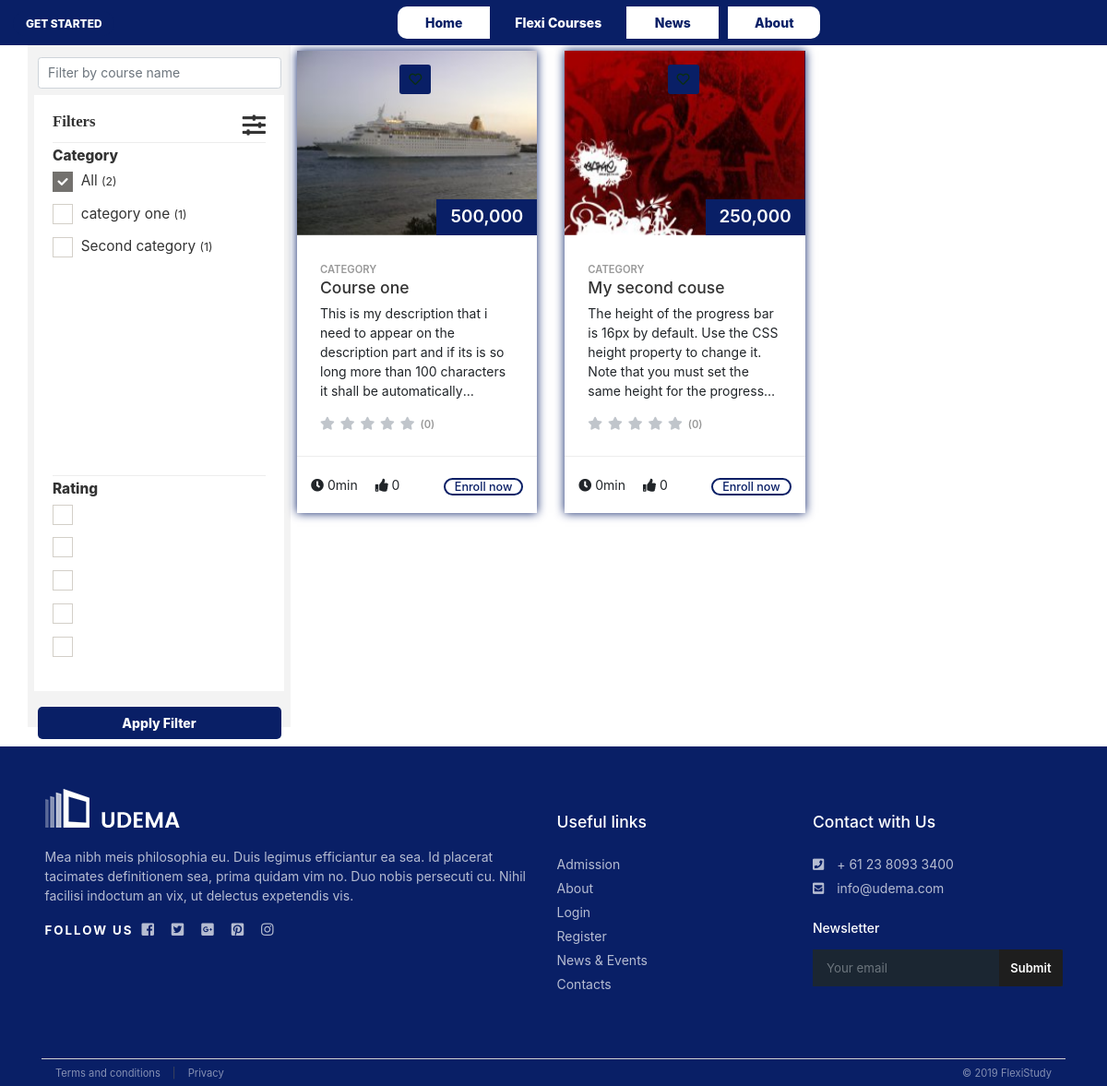
The page /flexi_courses.php on the database its author committed.
### tables this page shows
CREATE TABLE `course_structure` (
  `structure_id` int(11) NOT NULL,
  `category_id` int(11) DEFAULT NULL,
  `course_name` varchar(200) DEFAULT NULL,
  `course_fee` double DEFAULT NULL,
  `course_description` varchar(6500) DEFAULT NULL,
  `learning_material` varchar(1000) DEFAULT '{}',
  `start_date` bigint(20) DEFAULT NULL,
  `end_date` bigint(20) DEFAULT NULL,
  `course_highlight` varchar(300) DEFAULT NULL,
  `cover_image` varchar(100) DEFAULT '',
  `cover_video` varchar(100) DEFAULT '',
  `rating_average` double DEFAULT '0',
  `rating_people` int(11) DEFAULT '0',
  `what_you_learn` varchar(6500) DEFAULT '',
  `who_is_for` varchar(2000) DEFAULT '',
  `why_unique` varchar(3000) DEFAULT ''
);

### flexi_courses.php (the view, shortened to what this page needs)
<?php
    require_once 'admin/files/functions/constants.php';
    $connection = connect_database();
?>
<!DOCTYPE html>
<html lang='en'>
    <head>
        <?php require_once 'web_links.php' ?>
        <link href='admin/files/lib/css/client/index.css' rel='stylesheet' type='text/css'/>
        <link href='admin/files/lib/css/client/courses.css' rel='stylesheet' type='text/css'/>
    </head>
    <body>
        <?php require_once 'web_header.php'; ?>
        <div class='container p-0 mb-4'>
            <div class='row m-0'>
                <div class='col-12 p-0'>
                    <div class='row mx-0'>
                        <div class='col-12 col-sm-6 col-md-4 col-lg-3 p-2' id='filters'>
                            <div class="col-12 px-1 py-2">
                                <input type="text" placeholder="Filter by course name" class="form-control">
                            </div>
                            <div id="filters_col">
                                <a data-toggle="collapse" href="#collapse_filters" aria-expanded="false" aria-controls="collapse_filters"
                                   id="filters_col_bt" class='fas fa-sliders-h'>Filters
                                </a>
                                <div class="collapse show" id="collapse_filters">
                                    <div class="filter_type">
                                        <h6>Category</h6>
                                        <ul id="list_category">
                                            <?php
                                                get_categories($connection);
                                            ?>
                                        </ul>
                                    </div>
                                    <div class="filter_type">
                                        <h6>Rating</h6>
                                        <ul>
                                            <li>
                                                <label>
                                                    &nbsp;<?php get_rating(5.0) ?>
                                                </label>
                                            </li>
                                            <li>
                                                <label>
                                                </label>
                                            </li>
                                            <li>
                                                <label>
                                                </label>
                                            </li>
                                            <li>
                                                <label>
                                                </label>
                                            </li>
                                            <li>
                                                <label>
                                                </label>
                                            </li>
                                        </ul>
                                    </div>
                                </div>
                            </div>
                            <div class="col-12 px-1 py-2">
                                <button class="btn solid">Apply Filter</button>
                            </div>
                        </div>
                        <div class='col-12 col-sm-6 col-md-8 col-lg-9 p-2'>
                            <div class="row">
                                <?php
                                    $statement = $connection->prepare('SELECT structure_id, category_name, course_name, course_fee,
                                                                            course_highlight, cover_image, rating_average, rating_people
                                                                    FROM course_structure
                                                                        INNER JOIN course_categories
                                                                            ON course_structure.category_id = course_categories.category_id');
                                    $statement->execute();
                                    foreach ($statement->fetchAll() as $row) {
                                        $structure_id = $row['structure_id'];
                                        $course_name = $row['course_name'];
                                        $course_highlight = $row['course_highlight'];
                                        $cover_image = empty($row['cover_image']) ? 'admin/files/images/temp/course_list.jpg' :
                                            'admin/files/images/pictures/thumbnails/' . $row["cover_image"];
                                        $rating = get_rating($row['rating_average'], $row['rating_people']);
                                        $course_fee = number_format($row['course_fee'], 0);
                                        echo <<<EOT
                                                <div class="col-12 col-md-6 col-lg-4">
                                                    <div class="box_grid wow">
                                                        <figure class="block-reveal">
                                                            <div class="block_horizontal"></div>
                                                            <a href="#" class="wish_bt"></a>
                                                            <a href="flexi_course_details.php?course=$structure_id">
                                                                <img src="$cover_image" class="img-fluid" alt="">
                                                            </a>
                                                            <div class="price">$course_fee</div>
                                                            <div class="preview"><span>$course_name</span></div>
                                                        </figure>
                                                        <div class="wrapper">
                                                            <small>Category</small>
                                                            <h3>$course_name</h3>
                                                            <p class="max_4">$course_highlight</p>
                                                            $rating
                                                        </div>
                                                        <ul>
                                                            <li><i class="fas fa-clock"></i> 0min</li>
                                                            <li><i class="fas fa-thumbs-up"></i> 0</li>
                                                            <li><a href="flexi_course_details.php?course=$structure_id">Enroll now</a></li>
                                                        </ul>
                                                    </div>
                                                </div>
EOT;
                                    }
                                ?>
                            </div>
                        </div>
                    </div>
                </div>
            </div>
        </div>
        <?php require_once 'web_footer.php' ?>
    </body>
</html>

### admin/files/functions/constants.php (shortened to what this page needs)
<?php
    function get_categories(pdo $connection) {
        $statement = $connection->prepare('SELECT count(structure_id) AS structure_number FROM course_structure LIMIT 1');
        $statement->execute();
        $structure_number = ($statement->fetch())['structure_number'];
        echo <<<EOT
                <li>
                    <label>
                        <input type="checkbox" class="icheck" checked> &nbsp;All
                        <small>($structure_number)</small>
                    </label>
                </li>
EOT;
        $statement = $connection->prepare('SELECT count(structure_id) AS structure_number, category_name
                     FROM course_structure
                        INNER JOIN course_categories ON course_structure.category_id = course_categories.category_id
                    GROUP BY category_name ORDER BY category_name');
        $statement->execute();
        foreach ($statement->fetchAll() as $row) {
            $structure_number = $row['structure_number'];
            $category_name = $row['category_name'];
            echo <<<EOT
                    <li>
                        <label>
                            <input type="checkbox" class="icheck"> &nbsp;$category_name
                            <small>($structure_number)</small>
                         </label>
                    </li>
EOT;
        }
    }
    function get_rating($rating, $total = '') {
        $_0_5 = ($rating >= 0.5 ? 'voted' : '') . ($rating >= 1.0 || $rating == 0.0 ? ' d-none' : '');
        $_1_0 = ($rating >= 1.0 ? 'voted' : '');
        $_1_5 = ($rating >= 1.5 ? 'voted' : '') . ($rating >= 2.0 || $rating <= 1.0 ? ' d-none' : '');
        $_2_0 = ($rating >= 2.0 ? 'voted' : '');
        $_2_5 = ($rating >= 2.5 ? 'voted' : '') . ($rating >= 3.0 || $rating <= 2.0 ? ' d-none' : '');
        $_3_0 = ($rating >= 3.0 ? 'voted' : '');
        $_3_5 = ($rating >= 3.5 ? 'voted' : '') . ($rating >= 4.0 || $rating <= 3.0 ? ' d-none' : '');
        $_4_0 = ($rating >= 4.0 ? 'voted' : '');
        $_4_5 = ($rating >= 4.5 ? 'voted' : '') . ($rating >= 5.0 || $rating <= 4.0 ? ' d-none' : '');
        $_5_0 = ($rating >= 5.0 ? 'voted' : '');
        $show = $total == '' ? 'd-none' : '';
        return <<<EOT
                 <span class='rating'>
                    <i class='fa fa-star-half $_0_5'></i>
                    <i class='fa fa-star $_1_0'></i>
                    <i class='fa fa-star-half $_1_5'></i>
                    <i class='fa fa-star $_2_0'></i>
                    <i class='fa fa-star-half $_2_5'></i>
                    <i class='fa fa-star $_3_0'></i>
                    <i class='fa fa-star-half $_3_5'></i>
                    <i class='fa fa-star $_4_0'></i>
                    <i class='fa fa-star-half $_4_5'></i>
                    <i class='fa fa-star $_5_0'></i>
                    <small class='$show'>($total)</small>
                 </span>
EOT;
    }

### rows shown on the page
course_structure: cover_image (picture), course_fee "500,000", course_name "Course one", course_highlight "This is my description that i need to appear on the description part and if its is so long more than 100 characters it shall be…", rating_average 0 (drawn), rating_people "0"
course_structure: cover_image (picture), course_fee "250,000", course_name "My second couse", course_highlight "The height of the progress bar is 16px by default. Use the CSS height property to change it. Note that you must set the same height for the…", rating_average 0 (drawn), rating_people "0"

### other values the page prints
$structure_number "2"
$category_name "category one"
$structure_number "1"
$category_name "Second category"
